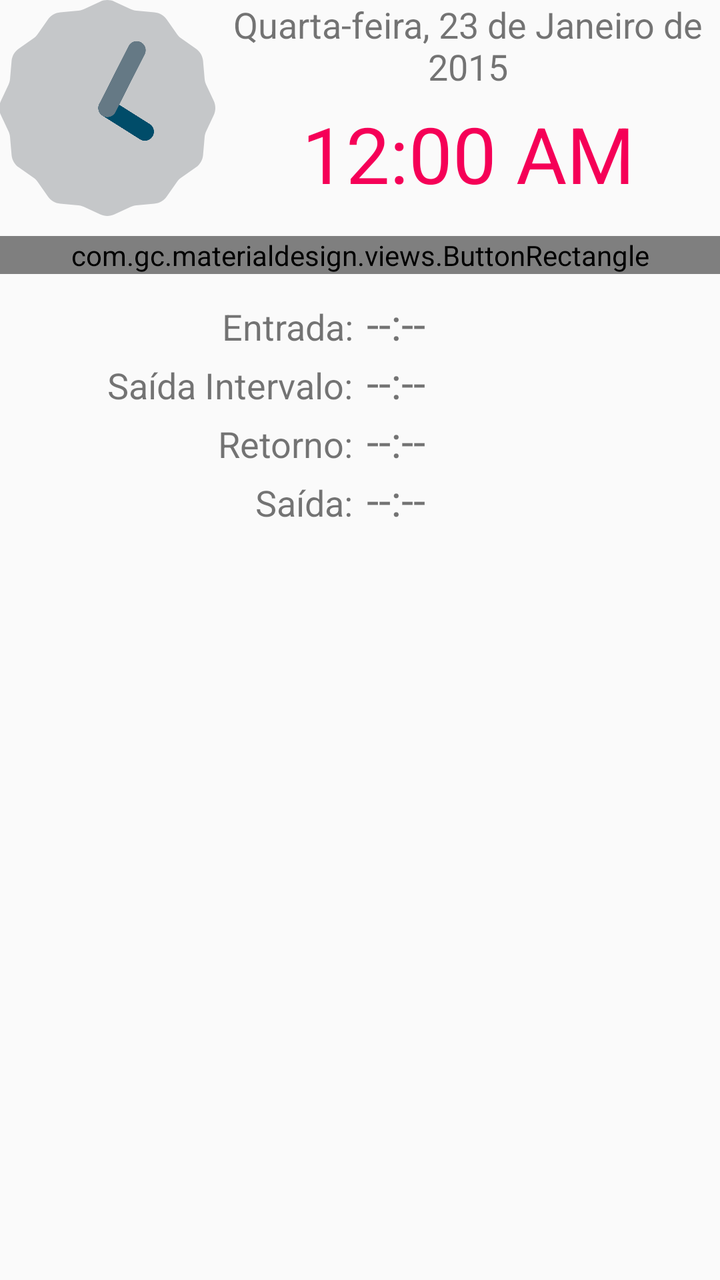
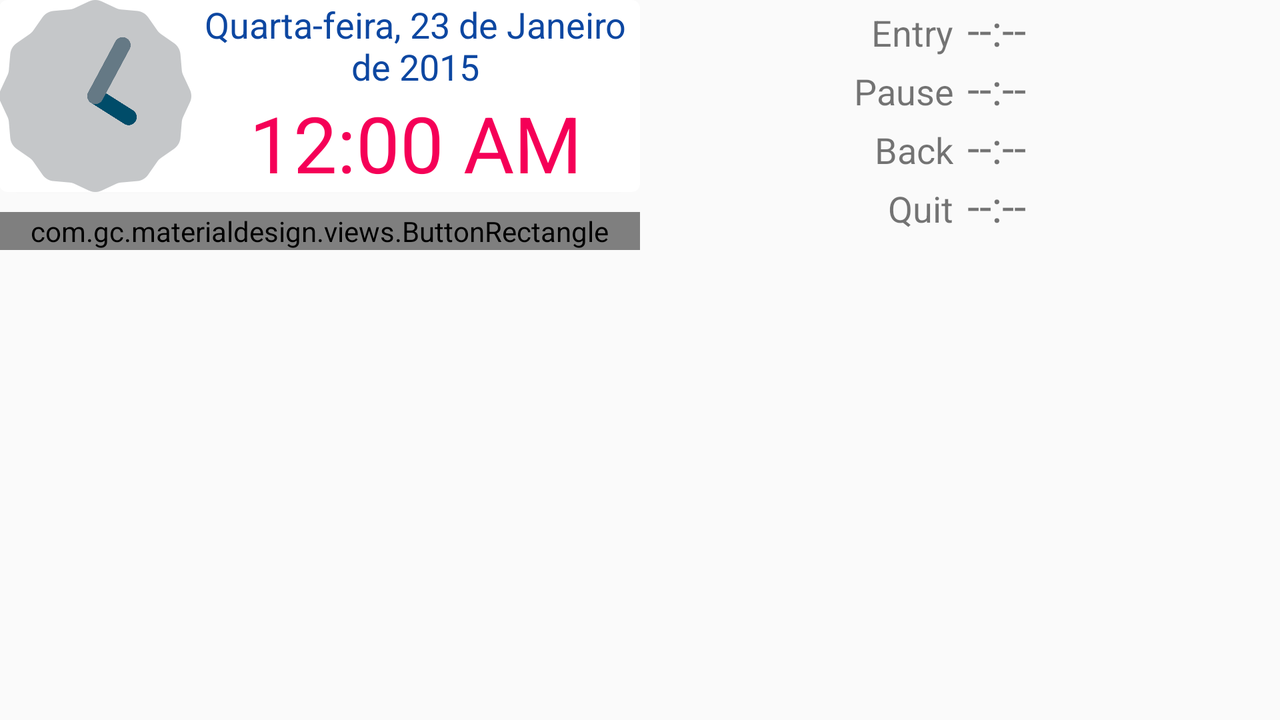

First picture: res/layout/ on a phone held upright. Second picture: the repository's own variant of that layout, on a device whose configuration matches the variant's folder. Source for both follows.
<!-- AndroidManifest.xml: application theme AppTheme -->
<!-- res/layout/fragment_time_sheet.xml -->
<RelativeLayout xmlns:android="http://schemas.android.com/apk/res/android"
    xmlns:tools="http://schemas.android.com/tools"
    android:layout_width="match_parent"
    android:layout_height="match_parent"
    android:orientation="vertical"
    tools:context=".MainActivity">

    <LinearLayout
        android:layout_width="match_parent"
        android:layout_height="wrap_content"
        android:orientation="vertical"
        android:paddingBottom="@dimen/activity_vertical_margin"
        android:paddingLeft="@dimen/activity_horizontal_margin"
        android:paddingRight="@dimen/activity_horizontal_margin"
        android:paddingTop="@dimen/activity_vertical_margin">

        <LinearLayout
            android:id="@+id/fragment_time_sheet_time_main"
            android:layout_width="match_parent"
            android:layout_height="wrap_content"
            android:orientation="horizontal"
            android:weightSum="10">

            <AnalogClock
                android:layout_width="0dp"
                android:layout_height="wrap_content"
                android:layout_weight="3" />

            <LinearLayout
                android:layout_width="0dp"
                android:layout_height="match_parent"
                android:layout_weight="7"
                android:orientation="vertical">

                <TextView
                    android:id="@+id/fragment_time_sheet_date"
                    android:layout_width="match_parent"
                    android:layout_height="wrap_content"
                    android:gravity="center"
                    android:text="Quarta-feira, 23 de Janeiro de 2015"
                    android:textSize="18sp" />

                <DigitalClock
                    android:layout_width="match_parent"
                    android:layout_height="match_parent"
                    android:gravity="center"
                    android:textSize="39sp"
                    android:textColor="?attr/colorAccent" />
            </LinearLayout>
        </LinearLayout>

        <com.gc.materialdesign.views.ButtonRectangle
            android:id="@+id/fragment_time_sheet_register"
            android:layout_width="match_parent"
            android:layout_height="wrap_content"
            android:layout_gravity="right"
            android:textColor="?attr/colorPrimary"
            android:text="@string/time_clock_register"
            android:layout_marginTop="10dp"
            android:layout_marginBottom="10dp"/>

        <LinearLayout
            android:layout_width="match_parent"
            android:layout_height="wrap_content"
            android:orientation="horizontal"
            android:weightSum="10">

            <TextView
                android:layout_width="0dp"
                android:layout_height="wrap_content"
                android:layout_weight="5"
                android:gravity="right"
                android:text="Entrada:"
                android:textSize="18sp"/>

            <TextView
                android:id="@+id/fragment_time_sheet_entrance"
                android:layout_width="0dp"
                android:layout_height="wrap_content"
                android:layout_marginLeft="7dp"
                android:layout_weight="5"
                android:text="@string/no_hour"
                android:textSize="22sp"/>
        </LinearLayout>

        <LinearLayout
            android:layout_width="match_parent"
            android:layout_height="wrap_content"
            android:orientation="horizontal"
            android:weightSum="10">

            <TextView
                android:layout_width="0dp"
                android:layout_height="wrap_content"
                android:layout_weight="5"
                android:gravity="right"
                android:text="Saída Intervalo:"
                android:textSize="18sp"/>

            <TextView
                android:id="@+id/fragment_time_sheet_pause"
                android:layout_width="0dp"
                android:layout_height="wrap_content"
                android:layout_marginLeft="7dp"
                android:layout_weight="5"
                android:text="@string/no_hour"
                android:textSize="22sp"/>
        </LinearLayout>

        <LinearLayout
            android:layout_width="match_parent"
            android:layout_height="wrap_content"
            android:orientation="horizontal"
            android:weightSum="10">

            <TextView
                android:layout_width="0dp"
                android:layout_height="wrap_content"
                android:layout_weight="5"
                android:gravity="right"
                android:text="Retorno:"
                android:textSize="18sp"/>

            <TextView
                android:id="@+id/fragment_time_sheet_back"
                android:layout_width="0dp"
                android:layout_height="wrap_content"
                android:layout_marginLeft="7dp"
                android:layout_weight="5"
                android:text="@string/no_hour"
                android:textSize="22sp"/>
        </LinearLayout>

        <LinearLayout
            android:layout_width="match_parent"
            android:layout_height="wrap_content"
            android:orientation="horizontal"
            android:weightSum="10">

            <TextView
                android:layout_width="0dp"
                android:layout_height="wrap_content"
                android:layout_weight="5"
                android:gravity="right"
                android:text="Saída:"
                android:textSize="18sp"/>

            <TextView
                android:id="@+id/fragment_time_sheet_quit"
                android:layout_width="0dp"
                android:layout_height="wrap_content"
                android:layout_marginLeft="7dp"
                android:layout_weight="5"
                android:text="@string/no_hour"
                android:textSize="22sp"/>
        </LinearLayout>

    </LinearLayout>

    <com.gc.materialdesign.views.ProgressBarCircularIndeterminate
        android:id="@+id/fragment_time_sheet_progress"
        android:layout_width="32dp"
        android:layout_height="32dp"
        android:background="@color/accent"
        android:layout_alignParentBottom="true"
        android:layout_alignParentRight="true"
        android:visibility="gone"/>

</RelativeLayout>
<!-- resources referenced by this layout -->
<resources>
  <color name="accent">#F50057</color>
  <string name="no_hour">--:--</string>
  <string name="time_clock_register">Register Point</string>
  <style name="AppTheme" parent="Theme.AppCompat.Light.NoActionBar">
          <item name="windowActionModeOverlay">true</item>
          <item name="colorPrimary">@color/primary</item>
          <item name="colorPrimaryDark">@color/primary_dark</item>
          <item name="colorAccent">@color/accent</item>
          <item name="android:activatedBackgroundIndicator">@drawable/list_activated_background</item>
      </style>
  <color name="primary">#2196F3</color>
  <color name="primary_dark">#0D47A1</color>
  <!-- drawable list_activated_background (drawable) -->
  <?xml version="1.0" encoding="utf-8"?>
  <selector xmlns:android="http://schemas.android.com/apk/res/android">
      <item android:drawable="@color/activated" android:state_activated="true" />
      <item android:drawable="@color/selected" android:state_selected="true" />
  </selector>
  <color name="activated">#ffe5e5e5</color>
  <color name="selected">#ffbdbdbd</color>
</resources>
<!-- res/layout-land/fragment_time_sheet.xml (the repository's variant of the layout above) -->
<!-- drawn on the phone turned sideways -->
<RelativeLayout xmlns:android="http://schemas.android.com/apk/res/android"
    xmlns:tools="http://schemas.android.com/tools"
    android:layout_width="match_parent"
    android:layout_height="match_parent"
    android:orientation="vertical"
    tools:context=".MainActivity">

    <LinearLayout
        android:id="@+id/time_sheet_main"
        android:layout_width="match_parent"
        android:layout_height="wrap_content"
        android:orientation="horizontal"
        android:paddingBottom="@dimen/activity_vertical_margin"
        android:paddingLeft="@dimen/activity_horizontal_margin"
        android:paddingRight="@dimen/activity_horizontal_margin"
        android:paddingTop="@dimen/activity_vertical_margin"
        android:weightSum="2">

        <LinearLayout
            android:layout_width="0dp"
            android:layout_height="wrap_content"
            android:layout_weight="1">

            <LinearLayout
                android:id="@+id/fragment_time_sheet_time_main"
                android:layout_width="match_parent"
                android:layout_height="match_parent"
                android:orientation="vertical">

                <android.support.v7.widget.CardView xmlns:card_view="http://schemas.android.com/apk/res-auto"
                    android:layout_width="match_parent"
                    android:layout_height="wrap_content"
                    android:layout_gravity="center"
                    card_view:cardCornerRadius="4dp">


                    <LinearLayout
                        android:layout_width="match_parent"
                        android:layout_height="wrap_content"
                        android:orientation="horizontal"
                        android:weightSum="10">

                        <AnalogClock
                            android:layout_width="0dp"
                            android:layout_height="wrap_content"
                            android:layout_weight="3" />

                        <LinearLayout
                            android:layout_width="0dp"
                            android:layout_height="match_parent"
                            android:layout_weight="7"
                            android:orientation="vertical">

                            <TextView
                                android:id="@+id/fragment_time_sheet_date"
                                android:layout_width="match_parent"
                                android:layout_height="wrap_content"
                                android:gravity="center"
                                android:text="Quarta-feira, 23 de Janeiro de 2015"
                                android:textColor="?attr/colorPrimaryDark"
                                android:textSize="18sp" />

                            <DigitalClock
                                android:layout_width="match_parent"
                                android:layout_height="match_parent"
                                android:gravity="center"
                                android:textColor="?attr/colorAccent"
                                android:textSize="39sp" />
                        </LinearLayout>
                    </LinearLayout>
                </android.support.v7.widget.CardView>

                <com.gc.materialdesign.views.ButtonRectangle
                    android:id="@+id/fragment_time_sheet_register"
                    android:layout_width="match_parent"
                    android:layout_height="wrap_content"
                    android:layout_below="@+id/time_sheet_main"
                    android:layout_gravity="right"
                    android:layout_marginBottom="10dp"
                    android:layout_marginTop="10dp"
                    android:text="@string/time_clock_register"
                    android:textColor="?attr/colorPrimary" />
            </LinearLayout>
        </LinearLayout>


        <ScrollView
            android:layout_width="0dp"
            android:layout_height="wrap_content"
            android:layout_weight="1">

            <LinearLayout
                android:layout_width="match_parent"
                android:layout_height="wrap_content"
                android:orientation="vertical">

                <LinearLayout
                    android:id="@+id/fragment_time_sheet_entrance_main"
                    android:layout_width="match_parent"
                    android:layout_height="wrap_content"
                    android:orientation="horizontal"
                    android:paddingLeft="@dimen/activity_horizontal_margin"
                    android:paddingRight="@dimen/activity_horizontal_margin"
                    android:paddingTop="@dimen/activity_vertical_margin"
                    android:weightSum="10">

                    <TextView
                        android:layout_width="0dp"
                        android:layout_height="wrap_content"
                        android:layout_weight="5"
                        android:gravity="right"
                        android:text="@string/entrance"
                        android:textSize="18sp" />

                    <TextView
                        android:id="@+id/fragment_time_sheet_entrance"
                        android:layout_width="0dp"
                        android:layout_height="wrap_content"
                        android:layout_marginLeft="7dp"
                        android:layout_weight="5"
                        android:text="@string/no_hour"
                        android:textSize="22sp" />
                </LinearLayout>

                <LinearLayout
                    android:id="@+id/fragment_time_sheet_pause_main"
                    android:layout_width="match_parent"
                    android:layout_height="wrap_content"
                    android:orientation="horizontal"
                    android:paddingLeft="@dimen/activity_horizontal_margin"
                    android:paddingRight="@dimen/activity_horizontal_margin"
                    android:paddingTop="@dimen/activity_vertical_margin"
                    android:weightSum="10">

                    <TextView
                        android:layout_width="0dp"
                        android:layout_height="wrap_content"
                        android:layout_weight="5"
                        android:gravity="right"
                        android:text="@string/pause"
                        android:textSize="18sp" />

                    <TextView
                        android:id="@+id/fragment_time_sheet_pause"
                        android:layout_width="0dp"
                        android:layout_height="wrap_content"
                        android:layout_marginLeft="7dp"
                        android:layout_weight="5"
                        android:text="@string/no_hour"
                        android:textSize="22sp" />
                </LinearLayout>

                <LinearLayout
                    android:id="@+id/fragment_time_sheet_back_main"
                    android:layout_width="match_parent"
                    android:layout_height="wrap_content"
                    android:orientation="horizontal"
                    android:paddingLeft="@dimen/activity_horizontal_margin"
                    android:paddingRight="@dimen/activity_horizontal_margin"
                    android:paddingTop="@dimen/activity_vertical_margin"
                    android:weightSum="10">

                    <TextView
                        android:layout_width="0dp"
                        android:layout_height="wrap_content"
                        android:layout_weight="5"
                        android:gravity="right"
                        android:text="@string/back"
                        android:textSize="18sp" />

                    <TextView
                        android:id="@+id/fragment_time_sheet_back"
                        android:layout_width="0dp"
                        android:layout_height="wrap_content"
                        android:layout_marginLeft="7dp"
                        android:layout_weight="5"
                        android:text="@string/no_hour"
                        android:textSize="22sp" />
                </LinearLayout>

                <LinearLayout
                    android:id="@+id/fragment_time_sheet_quit_main"
                    android:layout_width="match_parent"
                    android:layout_height="wrap_content"
                    android:orientation="horizontal"
                    android:paddingLeft="@dimen/activity_horizontal_margin"
                    android:paddingRight="@dimen/activity_horizontal_margin"
                    android:paddingTop="@dimen/activity_vertical_margin"
                    android:weightSum="10">

                    <TextView
                        android:layout_width="0dp"
                        android:layout_height="wrap_content"
                        android:layout_weight="5"
                        android:gravity="right"
                        android:text="@string/quit"
                        android:textSize="18sp" />

                    <TextView
                        android:id="@+id/fragment_time_sheet_quit"
                        android:layout_width="0dp"
                        android:layout_height="wrap_content"
                        android:layout_marginLeft="7dp"
                        android:layout_weight="5"
                        android:text="@string/no_hour"
                        android:textSize="22sp" />
                </LinearLayout>
            </LinearLayout>
        </ScrollView>
    </LinearLayout>

    <com.gc.materialdesign.views.ProgressBarCircularIndeterminate
        android:id="@+id/fragment_time_sheet_progress"
        android:layout_width="32dp"
        android:layout_height="32dp"
        android:layout_alignParentBottom="true"
        android:layout_alignParentRight="true"
        android:background="@color/accent"
        android:visibility="gone" />

</RelativeLayout>
<!-- resources referenced by the variant -->
<!-- as the phone turned sideways resolves them -->
<resources>
  <color name="accent">#F50057</color>
  <string name="back">Back</string>
  <string name="entrance">Entry</string>
  <string name="no_hour">--:--</string>
  <string name="pause">Pause</string>
  <string name="quit">Quit</string>
  <string name="time_clock_register">Register Point</string>
  <style name="AppTheme" parent="Theme.AppCompat.Light.NoActionBar">
          <item name="windowActionModeOverlay">true</item>
          <item name="colorPrimary">@color/primary</item>
          <item name="colorPrimaryDark">@color/primary_dark</item>
          <item name="colorAccent">@color/accent</item>
          <item name="android:activatedBackgroundIndicator">@drawable/list_activated_background</item>
      </style>
  <color name="primary">#2196F3</color>
  <color name="primary_dark">#0D47A1</color>
  <!-- drawable list_activated_background (drawable) -->
  <?xml version="1.0" encoding="utf-8"?>
  <selector xmlns:android="http://schemas.android.com/apk/res/android">
      <item android:drawable="@color/activated" android:state_activated="true" />
      <item android:drawable="@color/selected" android:state_selected="true" />
  </selector>
  <color name="activated">#ffe5e5e5</color>
  <color name="selected">#ffbdbdbd</color>
</resources>
